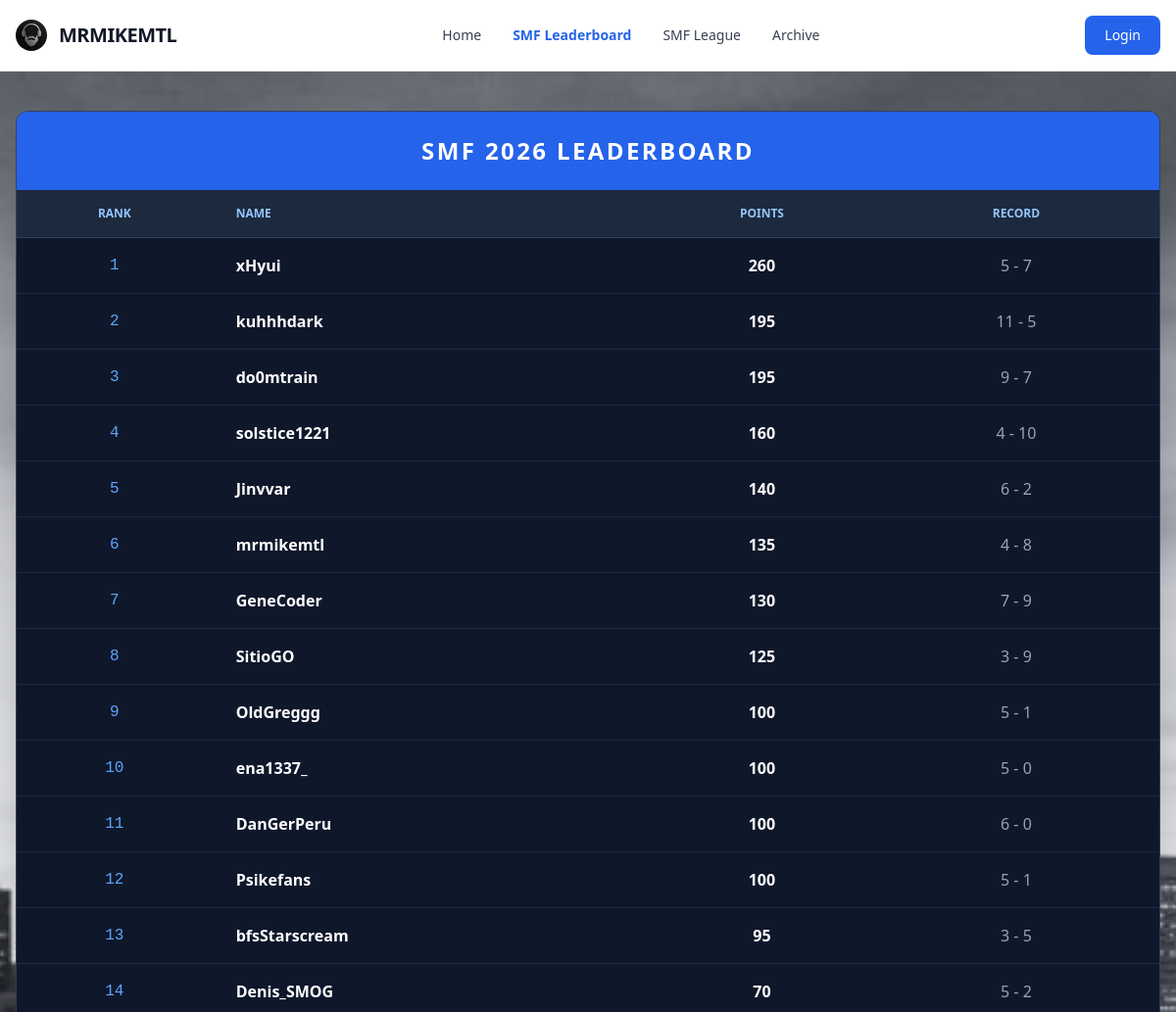
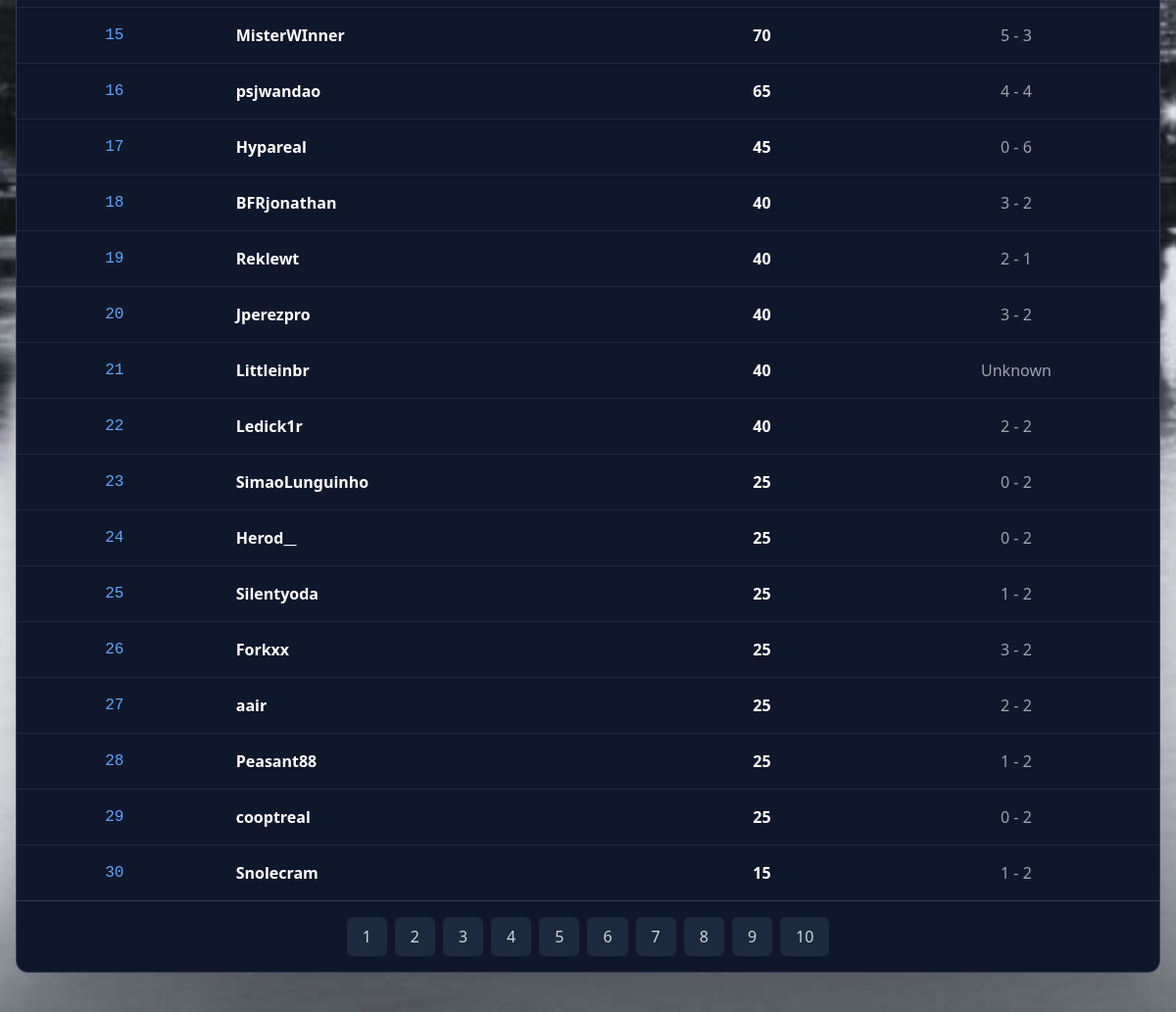
The app's page /leaderboard with its own data (2 pictures, top to bottom).
### tables this page shows
CREATE TABLE participants2026 (id INTEGER PRIMARY KEY, name varchar(255), total_points INTEGER, user_id INTEGER);

### web/app.py (the view, shortened to what this page needs)
@app.route("/leaderboard")
def leaderboard():
	raw_data = dbsession.exec_driver_sql("SELECT name, total_points, user_id from participants2026 ORDER BY total_points desc;").all()
	data = []
	page_size = 30
	total = len(raw_data)
	total_pages = round(total / page_size)
	page = request.args.get("page")
	if page is not None:
		page = int(page)
	if page is None:
		starting_spot = 1
	elif page == 1:
		starting_spot = 1
	else:
		starting_spot = (page - 1) * page_size + 1
	i = 1
	for record in raw_data:
		if i >= starting_spot and len(data) < page_size:
			if record is not None:
				if record.user_id is not None:
					db_data_1 = dbsession.exec_driver_sql(f"SELECT participant_1_points, participant_2_points FROM tournament_matches2026 WHERE participant_1_id = {record.user_id};").all()
					db_data_2 = dbsession.exec_driver_sql(f"SELECT participant_1_points, participant_2_points FROM tournament_matches2026 WHERE participant_2_id = {record.user_id};").all()
					wins = 0
					losses = 0
					for w in db_data_1:
						wins = wins + w.participant_1_points
						losses = losses + w.participant_2_points
					for n in db_data_2:
						wins = wins + n.participant_2_points
						losses = losses + n.participant_1_points
					data_obj = {
						"rank": i,
						"name": record.name,
						"total_points": record.total_points,
						"record": f"{wins} - {losses}"
					}
					data.append(data_obj)
				else:
					data_obj = {
						"rank": i,
						"name": record.name,
						"total_points": record.total_points,
						"record": f"Unknown"
					}
					data.append(data_obj)
		i = i + 1
	pages = []
	page_num = 1
	while len(pages) < total_pages:
		pages.append(page_num)
		page_num = page_num + 1
	return render_template("leaderboard.html", data=data, pages=pages)

### web/templates/leaderboard.html
{% extends "base.html" %}
{% block content %}
<div class="overflow-x-auto shadow-2xl rounded-xl border border-slate-700">
    <table class="w-full text-left text-white bg-slate-900">
        <caption class="p-6 text-2xl font-extrabold text-center bg-blue-600 uppercase tracking-widest">
            SMF 2026 Leaderboard
        </caption>
        <thead class="text-xs text-blue-300 uppercase bg-slate-800">
            <tr>
                <th class="px-6 py-4 border-b border-slate-700 text-center">Rank</th>
                <th class="px-6 py-4 border-b border-slate-700">Name</th>
                <th class="px-6 py-4 border-b border-slate-700 text-center">Points</th>
                <th class="px-6 py-4 border-b border-slate-700 text-center">Record</th>
            </tr>
        </thead>
        <tbody class="divide-y divide-slate-800">
            {% for row in data %}
            <tr class="hover:bg-blue-900/20 transition-colors duration-200">
                <td class="px-6 py-4 text-center font-mono text-blue-400">{{ row.rank }}</td>
                <td class="px-6 py-4 font-semibold">{{ row.name }}</td>
                <td class="px-6 py-4 text-center font-bold">{{ row.total_points }}</td>
                <td class="px-6 py-4 text-center text-gray-400">{{ row.record }}</td>
            </tr>
            {% endfor %}
        </tbody>
    </table>
    <div class="flex justify-center items-center bg-slate-900 py-4 gap-2 border-t border-slate-700">
        {% for page in pages %}
            <a href="/leaderboard?page={{ page }}" class="px-4 py-2 rounded-md {% if request.args.get('page') == page|string %}bg-blue-600 text-white{% else %}bg-slate-800 text-gray-300 hover:bg-slate-700{% endif %} transition-all">
                {{ page }}
            </a>
        {% endfor %}
    </div>
</div>
{% endblock %}

### records on screen
participants2026: rank "1", name "xHyui", total_points "260", record "5 - 7"
participants2026: rank "2", name "kuhhhdark", total_points "195", record "11 - 5"
participants2026: rank "3", name "do0mtrain", total_points "195", record "9 - 7"
participants2026: rank "4", name "solstice1221", total_points "160", record "4 - 10"
participants2026: rank "5", name "Jinvvar", total_points "140", record "6 - 2"
participants2026: rank "6", name "mrmikemtl", total_points "135", record "4 - 8"
participants2026: rank "7", name "GeneCoder", total_points "130", record "7 - 9"
participants2026: rank "8", name "SitioGO", total_points "125", record "3 - 9"
participants2026: rank "9", name "OldGreggg", total_points "100", record "5 - 1"
participants2026: rank "10", name "ena1337_", total_points "100", record "5 - 0"
participants2026: rank "11", name "DanGerPeru", total_points "100", record "6 - 0"
participants2026: rank "12", name "Psikefans", total_points "100", record "5 - 1"
participants2026: rank "13", name "bfsStarscream", total_points "95", record "3 - 5"
participants2026: rank "14", name "Denis_SMOG", total_points "70", record "5 - 2"
participants2026: rank "15", name "MisterWInner", total_points "70", record "5 - 3"
participants2026: rank "16", name "psjwandao", total_points "65", record "4 - 4"
participants2026: rank "17", name "Hypareal", total_points "45", record "0 - 6"
participants2026: rank "18", name "BFRjonathan", total_points "40", record "3 - 2"
participants2026: rank "19", name "Reklewt", total_points "40", record "2 - 1"
participants2026: rank "20", name "Jperezpro", total_points "40", record "3 - 2"
participants2026: rank "21", name "Littleinbr", total_points "40", record "Unknown"
participants2026: rank "22", name "Ledick1r", total_points "40", record "2 - 2"
participants2026: rank "23", name "SimaoLunguinho", total_points "25", record "0 - 2"
participants2026: rank "24", name "Herod__", total_points "25", record "0 - 2"
participants2026: rank "25", name "Silentyoda", total_points "25", record "1 - 2"
participants2026: rank "26", name "Forkxx", total_points "25", record "3 - 2"
participants2026: rank "27", name "aair", total_points "25", record "2 - 2"
participants2026: rank "28", name "Peasant88", total_points "25", record "1 - 2"
participants2026: rank "29", name "cooptreal", total_points "25", record "0 - 2"
participants2026: rank "30", name "Snolecram", total_points "15", record "1 - 2"

### other values on screen
{{ page }} "1" "2" "3" "4" "5" "6" "7" "8" "9" "10"
